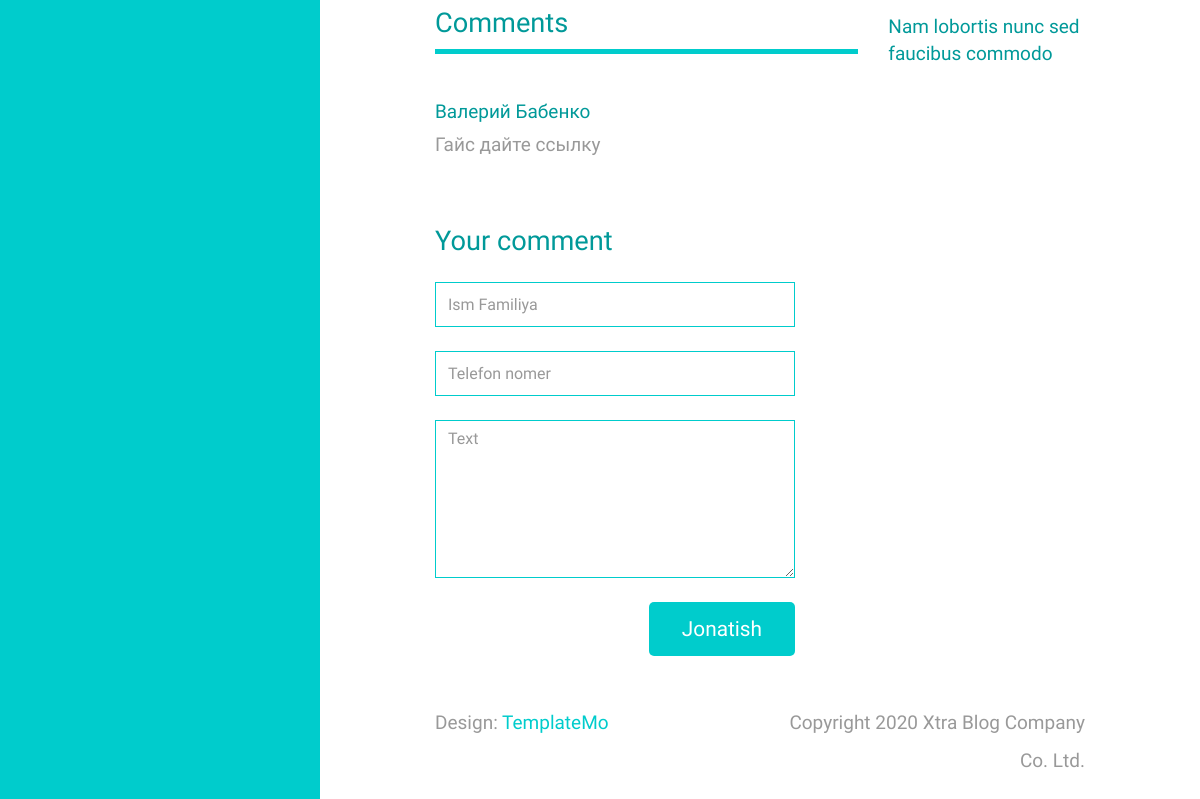
The app's page /blog/4/ (lower part), older data.
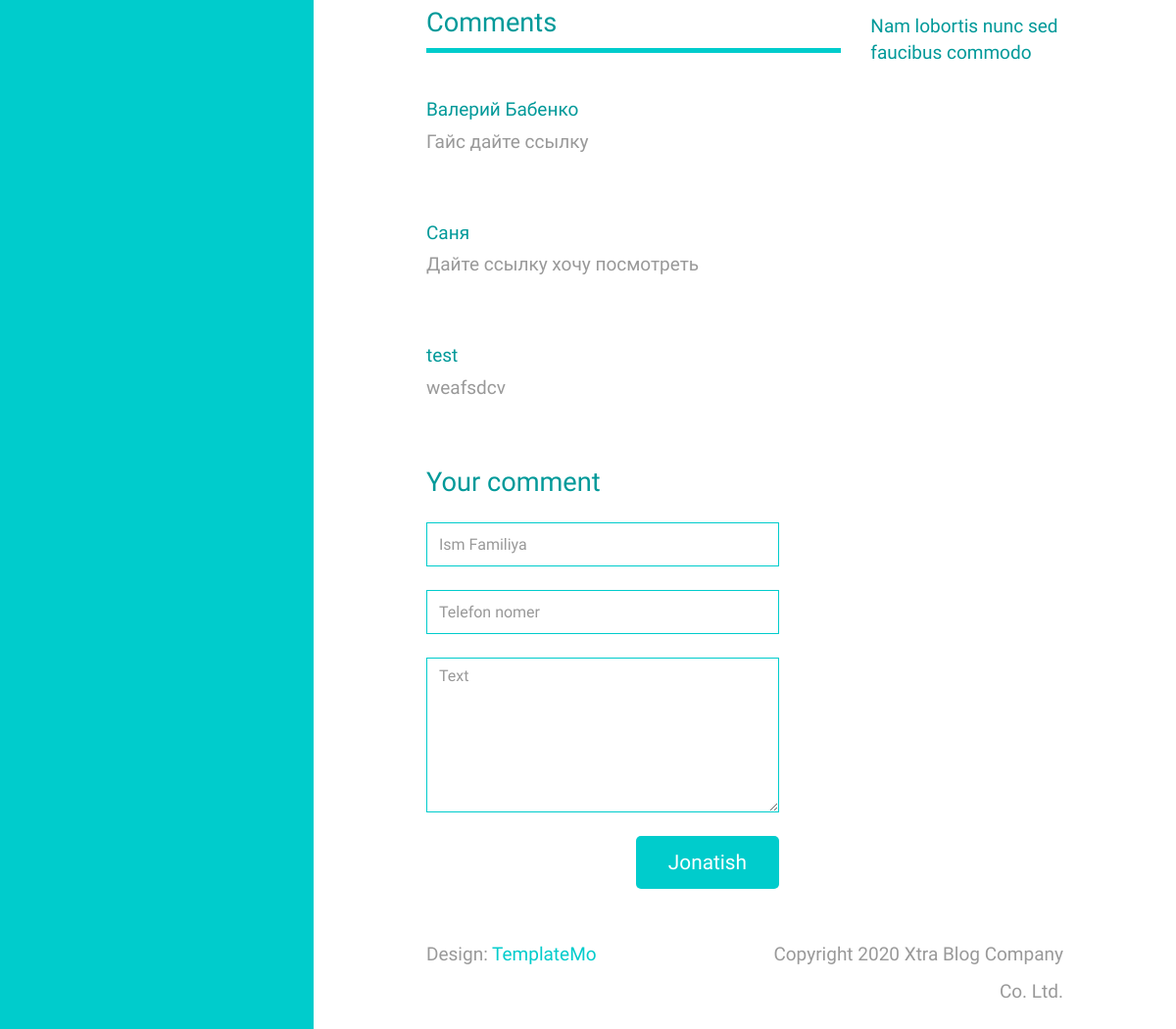
The same page, newer data.
### blogs/models.py (models this page shows, shortened)
class Comment(models.Model):
    full_name = models.CharField(max_length=150)
    phone_number = models.CharField(max_length=20, blank=True, null=True)
    text = models.TextField()
    blog_id = models.ForeignKey(Blog, on_delete=models.CASCADE)

### blogs/views.py (the view, shortened to what this page needs)
# urls.py: path('blog/<int:blog_id>/', blog_detail_page, name='blog_detail')
def blog_detail_page(request, blog_id):
    blog = get_object_or_404(Blog, pk=blog_id)
    comment = Comment.objects.filter(blog_id=blog_id)
    kategoriyalar = Category.objects.all()
    context = {
        "blog": blog,
        'kategoriyalar': kategoriyalar,
        'komment': comment
    }
    return render(request, template_name='post.html', context=context)

### blogs/models.py (called while the page is built)
    def get_images(self):
        return BlogImage.objects.filter(blog_id=self.id)[1:]

    def get_birinchi_image(self):
        return BlogImage.objects.filter(blog_id=self.id)[0].image.url

### templates/post.html (shortened to what this page needs)
{% extends 'base.html' %}
{% block content %}
            <div class="row tm-row">
                <div class="col-lg-8 tm-post-col">
                    <div class="tm-post-full">
                        <div>
                            <h2 class="tm-color-primary tm-post-title">Comments</h2>
                            <hr class="tm-hr-primary tm-mb-45">
                            {% for c in komment %}
                            <figure class="tm-comment-figure " style="display: flex; justify-content: left;">
                                <figcaption class="tm-color-primary text-center">{{c.full_name}}</figcaption>
                            </figure>
                            <div class="tm-comment tm-mb-45">
                                <div>
                                    <p>
                                        {{ c.text }}
                                    </p>
                                </div>
                            </div>
                            {% endfor %}
                            <form action="" method="post" class="mb-5 tm-comment-form">
                                <h2 class="tm-color-primary tm-post-title mb-4">Your comment</h2>
                                <div class="mb-4">
                                    <input class="form-control" name="name" type="text" placeholder="Ism Familiya">
                                </div>
                                <div class="mb-4">
                                    <input class="form-control" name="number" type="number" placeholder="Telefon nomer">
                                </div>
                                <div class="mb-4">
                                    <textarea class="form-control" name="message" rows="6" placeholder="Text"></textarea>
                                </div>
                                <div class="text-right">
                                    <button class="tm-btn tm-btn-primary tm-btn-small">Jonatish</button>
                                </div>
                            </form>
                        </div>
                    </div>
                </div>
                <aside class="col-lg-4 tm-aside-col">
                    <div class="tm-post-sidebar">
                        <a href="#" class="d-block tm-mb-40">
                            <figure>
                                <figcaption class="tm-color-primary">Nam lobortis nunc sed faucibus commodo</figcaption>
                            </figure>
                        </a>
                    </div>
                </aside>
            </div>
{% endblock content %}

Row changes from the older to the newer data that the page shows:
added Comment: full_name "Саня", text "Дайте ссылку хочу посмотреть"
added Comment: full_name "test", text "weafsdcv"
